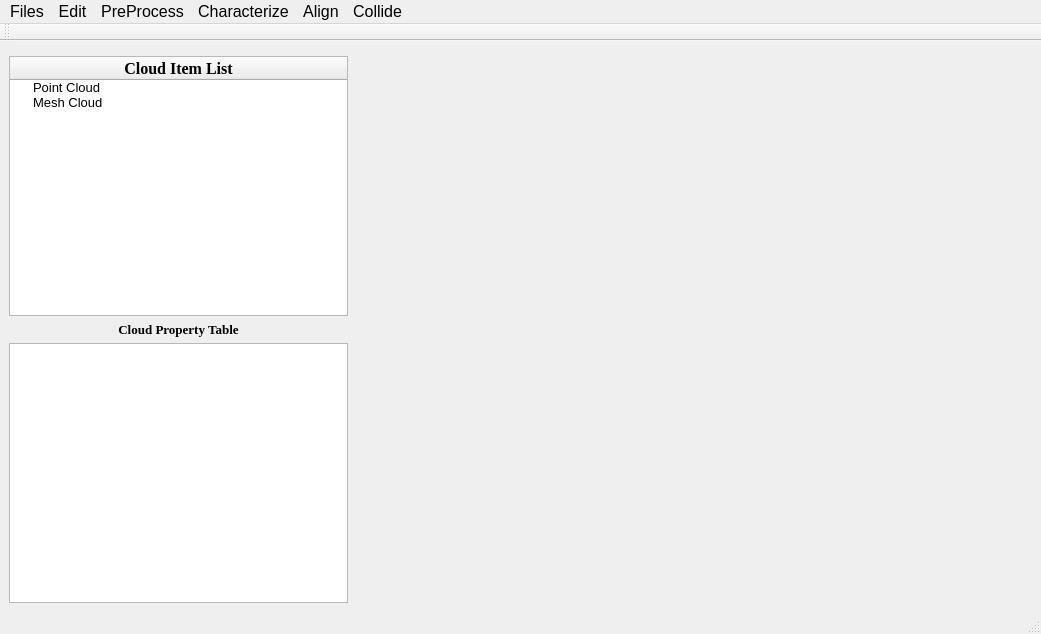
<?xml version="1.0" encoding="UTF-8"?>
<ui version="4.0">
 <class>MainWindow</class>
 <widget class="QMainWindow" name="MainWindow">
  <property name="geometry">
   <rect>
    <x>0</x>
    <y>0</y>
    <width>1041</width>
    <height>634</height>
   </rect>
  </property>
  <property name="sizePolicy">
   <sizepolicy hsizetype="Expanding" vsizetype="Preferred">
    <horstretch>0</horstretch>
    <verstretch>0</verstretch>
   </sizepolicy>
  </property>
  <property name="windowTitle">
   <string>MainWindow</string>
  </property>
  <widget class="QWidget" name="centralwidget">
   <layout class="QGridLayout" name="gridLayout">
    <item row="1" column="0">
     <widget class="QTreeWidget" name="cloud_item_tree">
      <property name="sizePolicy">
       <sizepolicy hsizetype="Expanding" vsizetype="Expanding">
        <horstretch>0</horstretch>
        <verstretch>1</verstretch>
       </sizepolicy>
      </property>
      <column>
       <property name="text">
        <string>Cloud Item List</string>
       </property>
       <property name="font">
        <font>
         <family>Times New Roman</family>
         <pointsize>12</pointsize>
         <weight>75</weight>
         <bold>true</bold>
        </font>
       </property>
       <property name="textAlignment">
        <set>AlignCenter</set>
       </property>
      </column>
      <item>
       <property name="text">
        <string>Point Cloud</string>
       </property>
       <property name="font">
        <font>
         <pointsize>10</pointsize>
        </font>
       </property>
       <property name="background">
        <brush brushstyle="NoBrush">
         <color alpha="255">
          <red>170</red>
          <green>255</green>
          <blue>255</blue>
         </color>
        </brush>
       </property>
      </item>
      <item>
       <property name="text">
        <string>Mesh Cloud</string>
       </property>
       <property name="font">
        <font>
         <pointsize>10</pointsize>
        </font>
       </property>
      </item>
     </widget>
    </item>
    <item row="0" column="1" rowspan="4">
     <widget class="VTKWidget" name="vtk_widget" native="true">
      <property name="sizePolicy">
       <sizepolicy hsizetype="Preferred" vsizetype="Preferred">
        <horstretch>2</horstretch>
        <verstretch>0</verstretch>
       </sizepolicy>
      </property>
     </widget>
    </item>
    <item row="3" column="0">
     <widget class="QTableView" name="cloud_property_table">
      <property name="sizePolicy">
       <sizepolicy hsizetype="Expanding" vsizetype="Expanding">
        <horstretch>1</horstretch>
        <verstretch>1</verstretch>
       </sizepolicy>
      </property>
      <property name="font">
       <font>
        <pointsize>10</pointsize>
       </font>
      </property>
      <property name="statusTip">
       <string>Interacting with cloud property table</string>
      </property>
     </widget>
    </item>
    <item row="2" column="0">
     <widget class="QLabel" name="label_2">
      <property name="sizePolicy">
       <sizepolicy hsizetype="Preferred" vsizetype="Fixed">
        <horstretch>1</horstretch>
        <verstretch>0</verstretch>
       </sizepolicy>
      </property>
      <property name="font">
       <font>
        <family>Times New Roman</family>
        <pointsize>10</pointsize>
        <weight>75</weight>
        <bold>true</bold>
       </font>
      </property>
      <property name="text">
       <string>Cloud Property Table</string>
      </property>
      <property name="alignment">
       <set>Qt::AlignCenter</set>
      </property>
     </widget>
    </item>
   </layout>
  </widget>
  <widget class="QStatusBar" name="statusbar"/>
  <widget class="QToolBar" name="toolBar">
   <property name="windowTitle">
    <string>toolBar</string>
   </property>
   <attribute name="toolBarArea">
    <enum>TopToolBarArea</enum>
   </attribute>
   <attribute name="toolBarBreak">
    <bool>false</bool>
   </attribute>
  </widget>
  <widget class="QMenuBar" name="menubar">
   <property name="geometry">
    <rect>
     <x>0</x>
     <y>0</y>
     <width>1041</width>
     <height>31</height>
    </rect>
   </property>
   <property name="font">
    <font>
     <pointsize>12</pointsize>
     <weight>50</weight>
     <bold>false</bold>
     <underline>false</underline>
     <kerning>true</kerning>
    </font>
   </property>
   <widget class="QMenu" name="menuFiles">
    <property name="title">
     <string>Files</string>
    </property>
    <addaction name="actionOpenFiles"/>
    <addaction name="actionSaveFiles"/>
   </widget>
   <widget class="QMenu" name="menuPreProcess">
    <property name="title">
     <string>PreProcess</string>
    </property>
    <addaction name="actionVoxelGridFilter"/>
    <addaction name="actionPassThrough_Filter"/>
    <addaction name="actionStatisticalOutlierRemoval_filter"/>
    <addaction name="separator"/>
    <addaction name="actionPlaneSegment"/>
   </widget>
   <widget class="QMenu" name="menuAlign">
    <property name="title">
     <string>Align</string>
    </property>
    <addaction name="actionRANSAC_RoughEstimation"/>
    <addaction name="actionICP_Accurate_Estimation"/>
   </widget>
   <widget class="QMenu" name="menuEdit">
    <property name="title">
     <string>Edit</string>
    </property>
    <addaction name="actionMatrix_Transformation"/>
    <addaction name="actionChangeColor"/>
    <addaction name="actionMergeClouds"/>
   </widget>
   <widget class="QMenu" name="menuNormal_Feature">
    <property name="title">
     <string>Characterize</string>
    </property>
    <addaction name="actionNormalEstimation"/>
    <addaction name="actionFPFH_Estimation"/>
   </widget>
   <widget class="QMenu" name="menuMesh">
    <property name="title">
     <string>Collide</string>
    </property>
    <addaction name="actionCollideDetection"/>
   </widget>
   <addaction name="menuFiles"/>
   <addaction name="menuEdit"/>
   <addaction name="menuPreProcess"/>
   <addaction name="menuNormal_Feature"/>
   <addaction name="menuAlign"/>
   <addaction name="menuMesh"/>
  </widget>
  <action name="actionOpenFiles">
   <property name="text">
    <string>Open Files...</string>
   </property>
   <property name="statusTip">
    <string>Open Point Cloud File...</string>
   </property>
  </action>
  <action name="actionSaveFiles">
   <property name="text">
    <string>Save Files...</string>
   </property>
  </action>
  <action name="actionVoxelGridFilter">
   <property name="text">
    <string>Voxel Grid Filter</string>
   </property>
   <property name="toolTip">
    <string>Voxel Grid Filter</string>
   </property>
  </action>
  <action name="actionPlaneSegment">
   <property name="text">
    <string>Plane Segment</string>
   </property>
  </action>
  <action name="actionPassThrough_Filter">
   <property name="text">
    <string>PassThrough Filter</string>
   </property>
  </action>
  <action name="actionStatisticalOutlierRemoval_filter">
   <property name="text">
    <string>StatisticalOutlierRemoval filter

</string>
   </property>
  </action>
  <action name="actionRANSAC_RoughEstimation">
   <property name="text">
    <string>RANSAC Rough Estimation</string>
   </property>
  </action>
  <action name="actionICP_Accurate_Estimation">
   <property name="text">
    <string>ICP Accurate Estimation</string>
   </property>
  </action>
  <action name="actionMatrix_Transformation">
   <property name="text">
    <string>Matrix Transformation</string>
   </property>
  </action>
  <action name="actionNormalEstimation">
   <property name="text">
    <string>Normal Estimation</string>
   </property>
  </action>
  <action name="actionFPFH_Estimation">
   <property name="text">
    <string>FPFH Estimation</string>
   </property>
  </action>
  <action name="actionChangeColor">
   <property name="text">
    <string>Change Color</string>
   </property>
  </action>
  <action name="actionMergeClouds">
   <property name="text">
    <string>Merge Clouds</string>
   </property>
  </action>
  <action name="actionCollideDetection">
   <property name="text">
    <string>Collide Detection</string>
   </property>
  </action>
 </widget>
 <customwidgets>
  <customwidget>
   <class>VTKWidget</class>
   <extends>QWidget</extends>
   <header>vtk_widget.h</header>
   <container>1</container>
  </customwidget>
 </customwidgets>
 <resources/>
 <connections/>
</ui>
